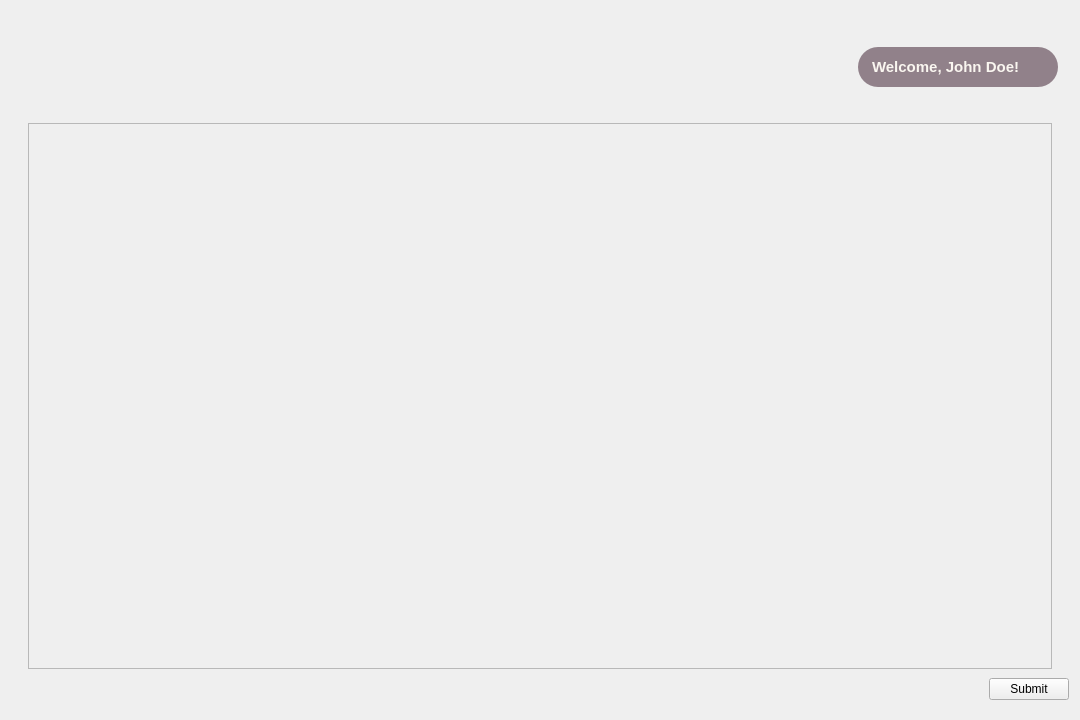
<?xml version="1.0" encoding="UTF-8"?>
<ui version="4.0">
 <class>QuizScreen</class>
 <widget class="QWidget" name="QuizScreen">
  <property name="geometry">
   <rect>
    <x>0</x>
    <y>0</y>
    <width>1080</width>
    <height>720</height>
   </rect>
  </property>
  <property name="sizePolicy">
   <sizepolicy hsizetype="Expanding" vsizetype="Expanding">
    <horstretch>0</horstretch>
    <verstretch>0</verstretch>
   </sizepolicy>
  </property>
  <property name="windowTitle">
   <string>Form</string>
  </property>
  <layout class="QHBoxLayout" name="horizontalLayout">
   <item>
    <layout class="QVBoxLayout" name="verticalLayout">
     <property name="spacing">
      <number>0</number>
     </property>
     <item>
      <widget class="QWidget" name="top_menubar" native="true">
       <property name="sizePolicy">
        <sizepolicy hsizetype="Minimum" vsizetype="Minimum">
         <horstretch>0</horstretch>
         <verstretch>0</verstretch>
        </sizepolicy>
       </property>
       <property name="minimumSize">
        <size>
         <width>1000</width>
         <height>112</height>
        </size>
       </property>
       <property name="maximumSize">
        <size>
         <width>1080</width>
         <height>112</height>
        </size>
       </property>
       <layout class="QHBoxLayout" name="horizontalLayout_5">
        <property name="spacing">
         <number>200</number>
        </property>
        <property name="sizeConstraint">
         <enum>QLayout::SizeConstraint::SetDefaultConstraint</enum>
        </property>
        <property name="leftMargin">
         <number>11</number>
        </property>
        <property name="topMargin">
         <number>11</number>
        </property>
        <property name="rightMargin">
         <number>11</number>
        </property>
        <property name="bottomMargin">
         <number>11</number>
        </property>
        <item alignment="Qt::AlignmentFlag::AlignLeft|Qt::AlignmentFlag::AlignVCenter">
         <widget class="QLabel" name="logo_horizontal">
          <property name="sizePolicy">
           <sizepolicy hsizetype="Minimum" vsizetype="Minimum">
            <horstretch>0</horstretch>
            <verstretch>0</verstretch>
           </sizepolicy>
          </property>
          <property name="minimumSize">
           <size>
            <width>400</width>
            <height>85</height>
           </size>
          </property>
          <property name="maximumSize">
           <size>
            <width>400</width>
            <height>85</height>
           </size>
          </property>
          <property name="text">
           <string/>
          </property>
         </widget>
        </item>
        <item alignment="Qt::AlignmentFlag::AlignRight|Qt::AlignmentFlag::AlignVCenter">
         <widget class="QLabel" name="labelUserName">
          <property name="sizePolicy">
           <sizepolicy hsizetype="Minimum" vsizetype="Minimum">
            <horstretch>0</horstretch>
            <verstretch>0</verstretch>
           </sizepolicy>
          </property>
          <property name="minimumSize">
           <size>
            <width>200</width>
            <height>40</height>
           </size>
          </property>
          <property name="maximumSize">
           <size>
            <width>200</width>
            <height>40</height>
           </size>
          </property>
          <property name="font">
           <font>
            <pointsize>11</pointsize>
            <bold>true</bold>
           </font>
          </property>
          <property name="styleSheet">
           <string notr="true">padding: 10px;
background-color: #91818A;
color: #FAF6F0;
border-radius: 20px;</string>
          </property>
          <property name="text">
           <string>Welcome, John Doe!</string>
          </property>
          <property name="wordWrap">
           <bool>false</bool>
          </property>
         </widget>
        </item>
       </layout>
      </widget>
     </item>
     <item alignment="Qt::AlignmentFlag::AlignHCenter">
      <widget class="QScrollArea" name="quizScrollArea">
       <property name="sizePolicy">
        <sizepolicy hsizetype="MinimumExpanding" vsizetype="MinimumExpanding">
         <horstretch>0</horstretch>
         <verstretch>0</verstretch>
        </sizepolicy>
       </property>
       <property name="minimumSize">
        <size>
         <width>1024</width>
         <height>450</height>
        </size>
       </property>
       <property name="maximumSize">
        <size>
         <width>1024</width>
         <height>600</height>
        </size>
       </property>
       <property name="styleSheet">
        <string notr="true"/>
       </property>
       <property name="frameShadow">
        <enum>QFrame::Shadow::Raised</enum>
       </property>
       <property name="horizontalScrollBarPolicy">
        <enum>Qt::ScrollBarPolicy::ScrollBarAlwaysOff</enum>
       </property>
       <property name="widgetResizable">
        <bool>true</bool>
       </property>
       <widget class="QWidget" name="quizContentWidget">
        <property name="geometry">
         <rect>
          <x>0</x>
          <y>0</y>
          <width>1000</width>
          <height>542</height>
         </rect>
        </property>
        <property name="sizePolicy">
         <sizepolicy hsizetype="Expanding" vsizetype="Expanding">
          <horstretch>0</horstretch>
          <verstretch>0</verstretch>
         </sizepolicy>
        </property>
        <property name="minimumSize">
         <size>
          <width>500</width>
          <height>500</height>
         </size>
        </property>
        <property name="maximumSize">
         <size>
          <width>1000</width>
          <height>1000</height>
         </size>
        </property>
        <property name="styleSheet">
         <string notr="true"/>
        </property>
        <layout class="QVBoxLayout" name="verticalLayout_3">
         <property name="sizeConstraint">
          <enum>QLayout::SizeConstraint::SetMinimumSize</enum>
         </property>
        </layout>
       </widget>
      </widget>
     </item>
     <item>
      <widget class="QWidget" name="horizontalWidget" native="true">
       <property name="sizePolicy">
        <sizepolicy hsizetype="MinimumExpanding" vsizetype="MinimumExpanding">
         <horstretch>0</horstretch>
         <verstretch>0</verstretch>
        </sizepolicy>
       </property>
       <property name="minimumSize">
        <size>
         <width>1000</width>
         <height>30</height>
        </size>
       </property>
       <property name="maximumSize">
        <size>
         <width>1080</width>
         <height>40</height>
        </size>
       </property>
       <property name="layoutDirection">
        <enum>Qt::LayoutDirection::LeftToRight</enum>
       </property>
       <layout class="QHBoxLayout" name="submit_btn_layout">
        <property name="spacing">
         <number>1</number>
        </property>
        <property name="leftMargin">
         <number>900</number>
        </property>
        <property name="topMargin">
         <number>0</number>
        </property>
        <property name="rightMargin">
         <number>0</number>
        </property>
        <property name="bottomMargin">
         <number>0</number>
        </property>
        <item alignment="Qt::AlignmentFlag::AlignRight|Qt::AlignmentFlag::AlignVCenter">
         <widget class="QPushButton" name="submitButton">
          <property name="enabled">
           <bool>true</bool>
          </property>
          <property name="sizePolicy">
           <sizepolicy hsizetype="MinimumExpanding" vsizetype="Minimum">
            <horstretch>0</horstretch>
            <verstretch>0</verstretch>
           </sizepolicy>
          </property>
          <property name="maximumSize">
           <size>
            <width>100</width>
            <height>40</height>
           </size>
          </property>
          <property name="text">
           <string>Submit</string>
          </property>
         </widget>
        </item>
       </layout>
      </widget>
     </item>
    </layout>
   </item>
  </layout>
 </widget>
 <resources/>
 <connections/>
</ui>
